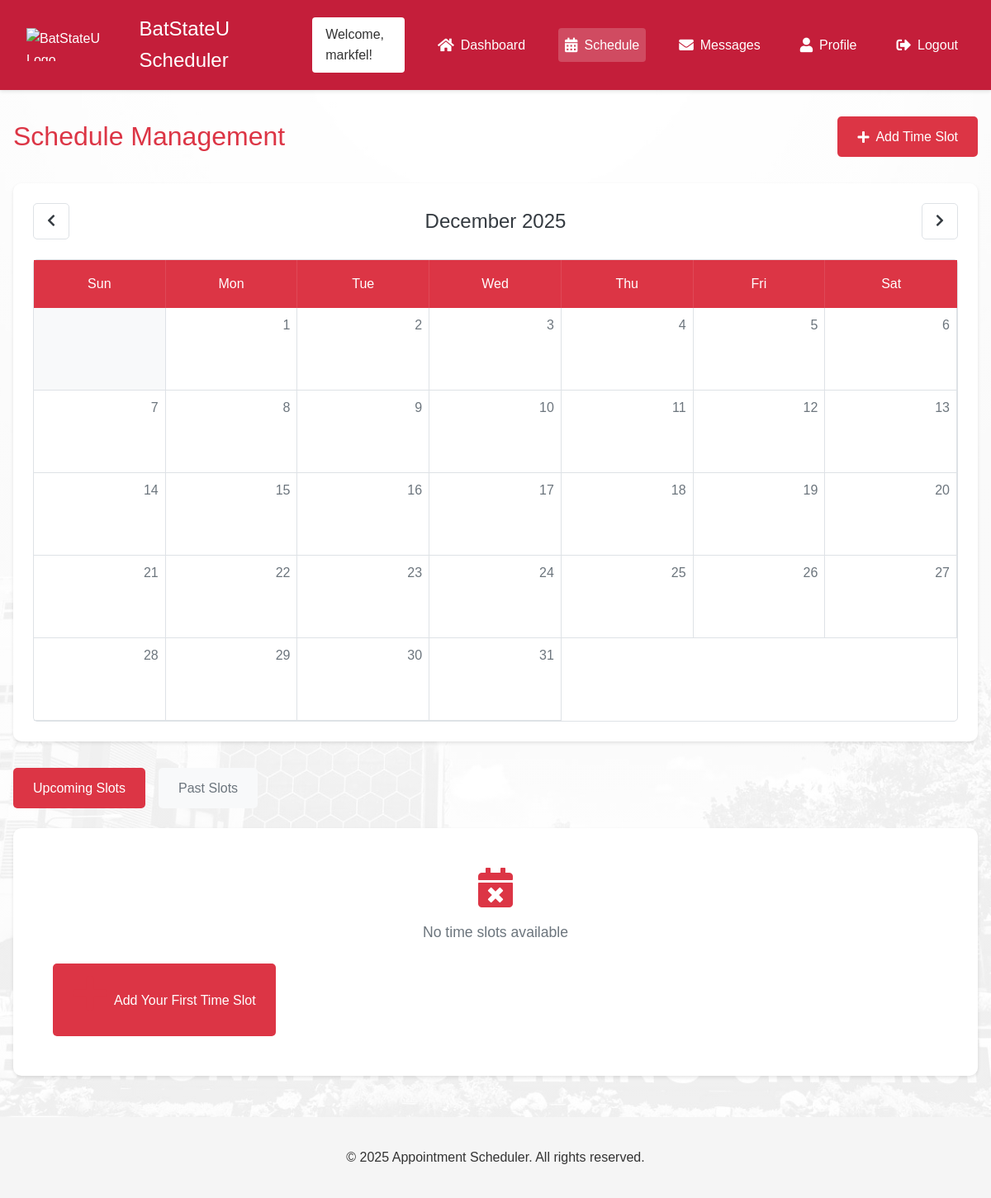
/faculty-schedule/ (signed in), run on an earlier commit of the app's database.
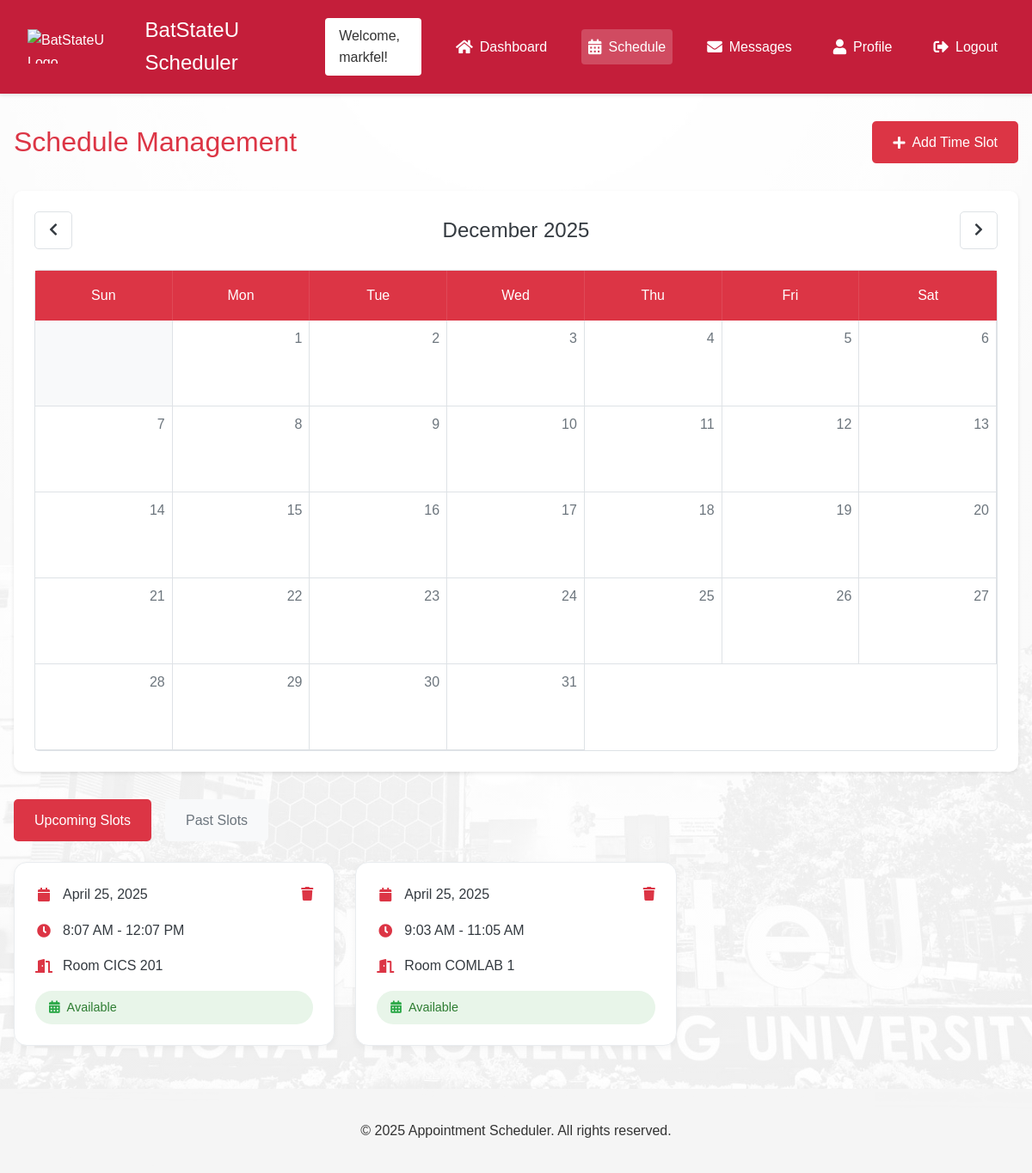
And on a later commit of the database.
### AppointmentWebsite/models.py (models this page shows, shortened)
class TimeSlot(models.Model):
    ROOM_CHOICES = [
        ('CICS201', 'CICS 201'),
        ('CICS202', 'CICS 202'),
        ('CPE_FACULTY', 'CpE FACULTY'),
        ('COMP_LAB_CICS', 'COMPUTER ENGINEERING LAB (CICS)'),
        ('COMP_LAB_EINSTEIN', 'COMPUTER LAB (EINSTEIN BUILDING)'),
        ('ICT_FACULTY', 'ICT FACULTY (GYM)')
    ]
    date = models.DateField()
    start_time = models.TimeField()
    end_time = models.TimeField()
    room = models.CharField(max_length=50, choices=ROOM_CHOICES, default='CICS201')
    is_available = models.BooleanField(default=True)
    faculty = models.ForeignKey(User, on_delete=models.CASCADE, related_name='time_slots')
    created_at = models.DateTimeField(default=timezone.now)
    class Meta:
        ordering = ['date', 'start_time']

### Appointment_Scheduler/views.py (the view)
# urls.py: path('faculty-schedule/', views.faculty_schedule, name='faculty_schedule'),  # Added faculty schedule URL
@login_required
def faculty_schedule(request):
    try:
        user_profile = request.user.userprofile
        if user_profile.user_type != 'faculty':
            messages.error(request, "You don't have permission to access the faculty schedule.")
            return redirect('schedule')
    except UserProfile.DoesNotExist:
        messages.error(request, "Please complete your profile to access the faculty schedule.")
        return redirect('edit_profile')
    time_slots = TimeSlot.objects.filter(
        faculty=request.user
    ).order_by('date', 'start_time')
    context = {
        'time_slots': time_slots,
        'today': timezone.now().date(),
    }
    return render(request, 'faculty_schedule.html', context)

### templates/faculty_schedule.html (shortened to what this page needs)
{% extends 'base.html' %}
{% load static %}
{% block extra_css %}
<link rel="stylesheet" href="{% static 'css/faculty_schedule.css' %}">
{% endblock %}
{% block content %}
<div class="schedule-container">
    <div class="schedule-header">
        <h1>Schedule Management</h1>
        <button class="add-slot-btn" onclick="openAddSlotModal()">
            <i class="fas fa-plus"></i> Add Time Slot
        </button>
    </div>
    <div class="calendar-section">
        <div class="calendar-nav">
            <button class="nav-btn" id="prevMonth">
                <i class="fas fa-chevron-left"></i>
            </button>
            <h2 id="currentMonth">April 2025</h2>
            <button class="nav-btn" id="nextMonth">
                <i class="fas fa-chevron-right"></i>
            </button>
        </div>
        <div class="calendar-grid">
            <div class="calendar-days">
                <div class="day-header">Sun</div>
                <div class="day-header">Mon</div>
                <div class="day-header">Tue</div>
                <div class="day-header">Wed</div>
                <div class="day-header">Thu</div>
                <div class="day-header">Fri</div>
                <div class="day-header">Sat</div>
            </div>
            <div id="calendarDays" class="calendar-dates"></div>
        </div>
    </div>
    <div class="schedule-content">
        <div class="schedule-tabs">
            <button class="tab-btn active" data-tab="upcoming">Upcoming Slots</button>
            <button class="tab-btn" data-tab="past">Past Slots</button>
        </div>
        <div class="tab-content" id="upcoming">
            {% if time_slots %}
            <div class="time-slots">
                {% for slot in time_slots %}
                <div class="time-slot-card" data-slot-id="{{ slot.id }}">
                    <div class="slot-info">
                        <div class="slot-info-item">
                            <i class="fas fa-calendar text-danger"></i>
                            {{ slot.date|date:"F d, Y" }}
                        </div>
                        <div class="slot-info-item">
                            <i class="fas fa-clock text-danger"></i>
                            {{ slot.start_time|time:"g:i A" }} - {{ slot.end_time|time:"g:i A" }}
                        </div>
                        <div class="slot-info-item">
                            <i class="fas fa-door-open text-danger"></i>
                            Room {{ slot.room }}
                        </div>
                        <div class="slot-status {% if slot.is_booked %}booked{% else %}available{% endif %}">
                            <i class="fas fa-calendar-{% if slot.is_booked %}check{% else %}alt{% endif %} text-success"></i>
                            {% if slot.is_booked %}Booked{% else %}Available{% endif %}
                        </div>
                    </div>
                    {% if not slot.is_booked %}
                    <button type="button" class="delete-btn" onclick="deleteTimeSlot({{ slot.id }})">
                        <i class="fas fa-trash text-danger"></i>
                    </button>
                    {% endif %}
                </div>
                {% endfor %}
            </div>
            {% else %}
            <div class="no-slots">
                <i class="fas fa-calendar-times"></i>
                <p>No time slots available</p>
                <button class="add-slot-btn" onclick="openAddSlotModal()">
                    <i class="fas fa-plus"></i> Add Your First Time Slot
                </button>
            </div>
            {% endif %}
        </div>
    </div>
</div>
{% endblock %}

What changed in the data, as far as the page shows it:
added TimeSlot: date "April 25, 2025", start_time "8:07 AM", end_time "12:07 PM", room "CICS 201"
added TimeSlot: date "April 25, 2025", start_time "9:03 AM", end_time "11:05 AM", room "COMLAB 1"
Also different on the page:
text no longer shown: "No time slots available Add Your First Time Slot"
